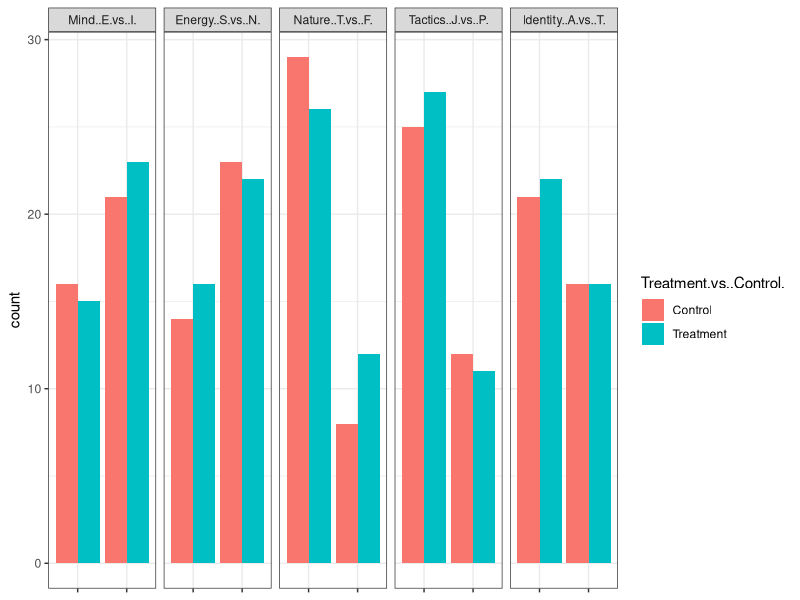

Here is the R script that generated this plot:
## ---- chunk 1
library(car)
library(data.table)
library(dplyr)
library(ggplot2)
library(ggthemes)
library(knitr)
library(pwr)
library(reshape2)
opts_chunk$set(echo=FALSE, message=FALSE, warning = FALSE)
## ---- chunk 2
find.missing.subject.ids = function(x, y) {
  xy.join <- x %>% full_join(y, by = 'Subject.ID')
  missing.subject.ids <- !complete.cases(xy.join)
  xy.join %>% filter(missing.subject.ids) %>% select(Subject.ID) %>% arrange(Subject.ID)
}

# Myers Briggs Type Indicator

df.personality <- read.csv('data/Myers Briggs Type Indicator.csv') %>%
  select(c(-Timestamp)) %>% filter(Subject.ID >= 100)

# Treatment or Control

df.assignment <- read.csv('data/Treatment or Control.csv') %>%
  select(c(-Timestamp)) %>% filter(Subject.ID >= 100)

# General Questionnaire

df.general <- read.csv('data/General Questionnaire.csv') %>%
  select(c(-Timestamp)) %>% filter(Subject.ID >= 100)

# Reading Recall Questionnaire

df.recall.raw <- read.csv('data/Reading Recall Questionnaire.csv') %>%
  select(c(-Timestamp,-X)) %>% filter(Subject.ID >= 100)

# Reading Recall Questionnaire answer key

get.recall.responses <- function(x) {
  list(
    Subject.ID = t(x)[1],
    Responses = as.logical(t(x)[-1])
  )
}

df.recall.answer.key.raw <- read.csv('data/Reading Recall Questionnaire.csv') %>%
  select(c(-Timestamp,-X)) %>% filter(Subject.ID == 0)

df.recall.answer.key <- get.recall.responses(df.recall.answer.key.raw[1, ])$Responses

# Reading Recall Questionnaire scoring

df.recall.responses <- apply(df.recall.raw, 1, get.recall.responses)

get.recall.score <- function(x) {
  answer.match <- x$Responses == df.recall.answer.key
  correct <- sum(answer.match, na.rm = TRUE)
  incorrect <- sum(!answer.match, na.rm = TRUE)

  c(as.integer(x$Subject.ID), correct, correct - incorrect)
}

df.recall.scores <- data.frame(
  do.call(
    rbind,
    lapply(df.recall.responses, get.recall.score)
  )
)

names(df.recall.scores) <- c('Subject.ID', 'Raw.Score', 'Adjusted.Score')

# Join the data frames

df.complete <- df.personality %>%
  full_join(df.assignment, by = 'Subject.ID') %>%
  full_join(df.general, by = 'Subject.ID') %>%
  full_join(df.recall.scores, by = 'Subject.ID')

# Add the Region where the experiment took place

df.complete$Region <- as.factor(
  ifelse(
    df.complete$Experimenter %in% c('Chuck', 'Grace'), 'South Carolina',
    ifelse(df.complete$Experimenter == 'Minhchau', 'California', 'Delaware')
  )
)

# Save the complete CSV

write.csv(df.complete, 'data/Merged Data.csv', row.names = FALSE)

# Add a data table version

dt.complete <- data.table(df.complete)
## ---- chunk 3
control.summary <- dt.complete[
  Treatment.vs..Control. == 'Treatment',
  .(mean = mean(Adjusted.Score), sd = sd(Adjusted.Score))
]
## ---- chunk 4
compute.power <- function(difference, multiplier) {
  needed.size <- pwr.t.test(
    d = difference / control.summary[1, sd],
    sig.level = 0.05,
    power = 0.8)

  current.power <- pwr.t.test(
    n = floor(75 * multiplier),
    d = difference / control.summary[1, sd],
    sig.level = 0.05)

    list(
      'true.difference' = difference,
      'needed.size' = ceiling(needed.size$n / multiplier),
      'current.power' = current.power$power)
}

data.frame(
  rbind(
    compute.power(0.5, 1), compute.power(1.0, 1),
    compute.power(1.5, 1), compute.power(2.0, 1),
    compute.power(2.5, 1), compute.power(3.0, 1),
    compute.power(3.5, 1), compute.power(4.0, 1)
  )
)
## ---- chunk 5
data.frame(
  rbind(
    compute.power(0.2, 0.5), compute.power(0.4, 0.5),
    compute.power(0.6, 0.5), compute.power(0.8, 0.5),
    compute.power(1.0, 0.5), compute.power(1.2, 0.5),
    compute.power(1.4, 0.5), compute.power(1.6, 0.5),
    compute.power(1.8, 0.5), compute.power(2.0, 0.5)
  )
)
## ---- chunk 6
df.mbti.melted <- melt(
  df.complete %>%
    select(
      Subject.ID, Treatment.vs..Control., Mind..E.vs..I., Energy..S.vs..N.,
      Nature..T.vs..F., Tactics..J.vs..P., Identity..A.vs..T.
    ),
    id.vars = c('Subject.ID', 'Treatment.vs..Control.')
)

ggplot(df.mbti.melted, aes(value, fill = Treatment.vs..Control.)) +
  geom_bar(position = 'dodge') +
  facet_wrap(~ variable, scales = 'free_x', ncol = 5) +
  theme_bw() + theme(axis.text.x=element_blank(), axis.title.x=element_blank())
## ---- chunk 7
region.check <- lm(Adjusted.Score ~ Region, data = df.complete)

leveneTest(region.check)
anova(region.check)
## ---- chunk 8
experimenter.check <- lm(Adjusted.Score ~ Experimenter, data = df.complete)

leveneTest(experimenter.check)
anova(experimenter.check)
